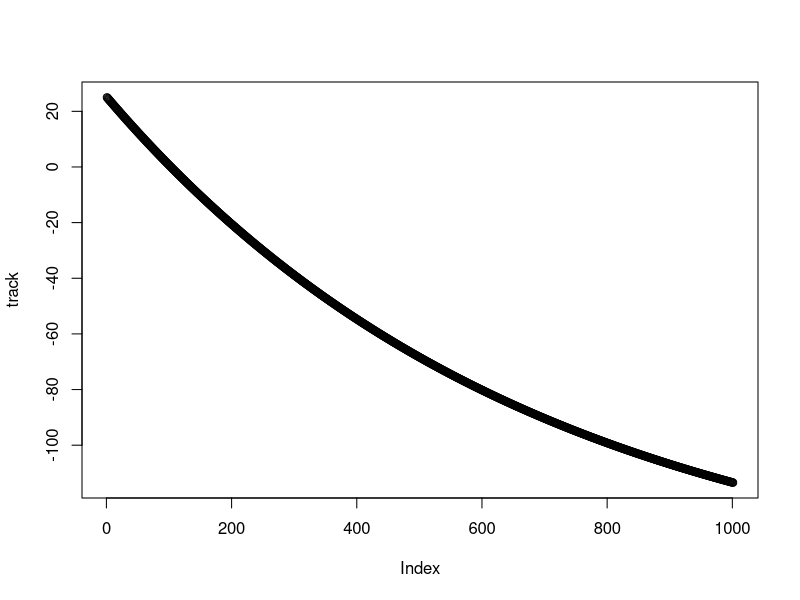

Write R code to recreate this figure.
# Gavin Medley
# Time Dependent Solution
# Key pages of book: 469-471
#===TO DO=======
# Figure out why it's straight. Check function outputs
# Add in a function for M-lE_b as a function of T_b

#=====Define constants and put into vector======

K_s <- 205 # conductance of skin
K_f <- 100000000000 # conductance of pelage (fat)
K_sf <- K_s*K_f/(K_s+K_f) # combined conductance term (see p 471 for details)

G <- 0 # conductance with ground
C <- 9947 # heat capacity of body
H <- 8.38 # convection coefficient
T_rbar <- 45 # mean radiative surface temp
T_g <- 20 # ground temperature

R <- 7.29 # Eq p. 466 4*eps*sig*(T_rbar + 273)^3 linearized radiation term
K_0 <- ((K_sf + G)*(H + R) + G*K_sf)/(K_sf + H + R) # Eq (13.24) clumped insulation term
tau <- C/K_0

M <- 10.5 # basal metabolic rate
lE_b <- 6.28 # respirative energy loss
lE_r <- 0 # evap from pelage surface
lE_s <- 0 # evap from skin surface (lE_r and lE_s are equivalent with no pelage p. 471)

eps <- .6 # emissivity of the radiative surface
sig <- 5.670e-8 # Stefan-Boltzmann constant (W m^-2 K^-4)
Q_a <- 0
Q_n <- Q_a - 3*eps*sig*(T_rbar + 273)^4 - 273*R # Eq p 466

#        1   2    3    4  5    6      7   8   9  10   11    12    13   14  15  16
cc <- c(K_s,K_f, K_sf, G, H, T_rbar, T_g, R, Q_n, M, lE_b, lE_r, lE_s, C, K_0, tau)


#=======ODE===========
# Eq (13.21) or (13.48)
ddt <- function(cc,T_b,T_a){
  T_delta <- fM_star(cc)/cc[15] #M_star/K_0
  
  dTbdt <- (fT_e(cc,T_a)+T_delta-T_b)/cc[16] #(T_e+T_delta+T_b)/tau

  return(dTbdt)
}


#======Calculate T_e=======
# Eq (13.25)
fT_e <- function(cc,T_a){
  # K_sf*(H*T_a + R*T_rbar + Q_n + T_g) + G*T_g*(H+R)
  numerator <- cc[3]*(cc[5]*T_a + cc[8]*cc[6] + cc[9] + cc[7]) + cc[4]*cc[7]*(cc[5]+cc[8])
  # (K_sf + G)*(H + R) + G*K_sf
  denominator <- (cc[3] + cc[4])*(cc[5] + cc[8]) + cc[4]*cc[3]
  T_e <- numerator/denominator
  return(T_e)
}

#=======Calculate M_star=====
# Eq (13.28)
fM_star <- function(cc){
  # (1 + ((H + R)/K_f)) / (1 + ((H + R)/K_sf))
  bracket1 <- (1 + ((cc[5] + cc[8])/cc[2]))/(1 + ((cc[5] + cc[8])/cc[3]))
  # 1/(1 + ((H + R)/K_sf))
  bracket2 <- 1/(1 + ((cc[5] + cc[8])/cc[3]))
  # M - lE_b - lE_s*bracket1 - lE_r*bracket2
  M_star <- cc[10] - cc[11] - cc[13]*bracket1 - cc[12]*bracket2
  return(M_star)
}

#=======Integration=======
# Euler's method
h <- 1
maxt <- 1000
track <- rep(NA,maxt)
track[1] <- 25
for (t in (1:maxt)){
  track[t+1] <- ddt(cc,track[t],30)*h + track[t]
}

plot(track)